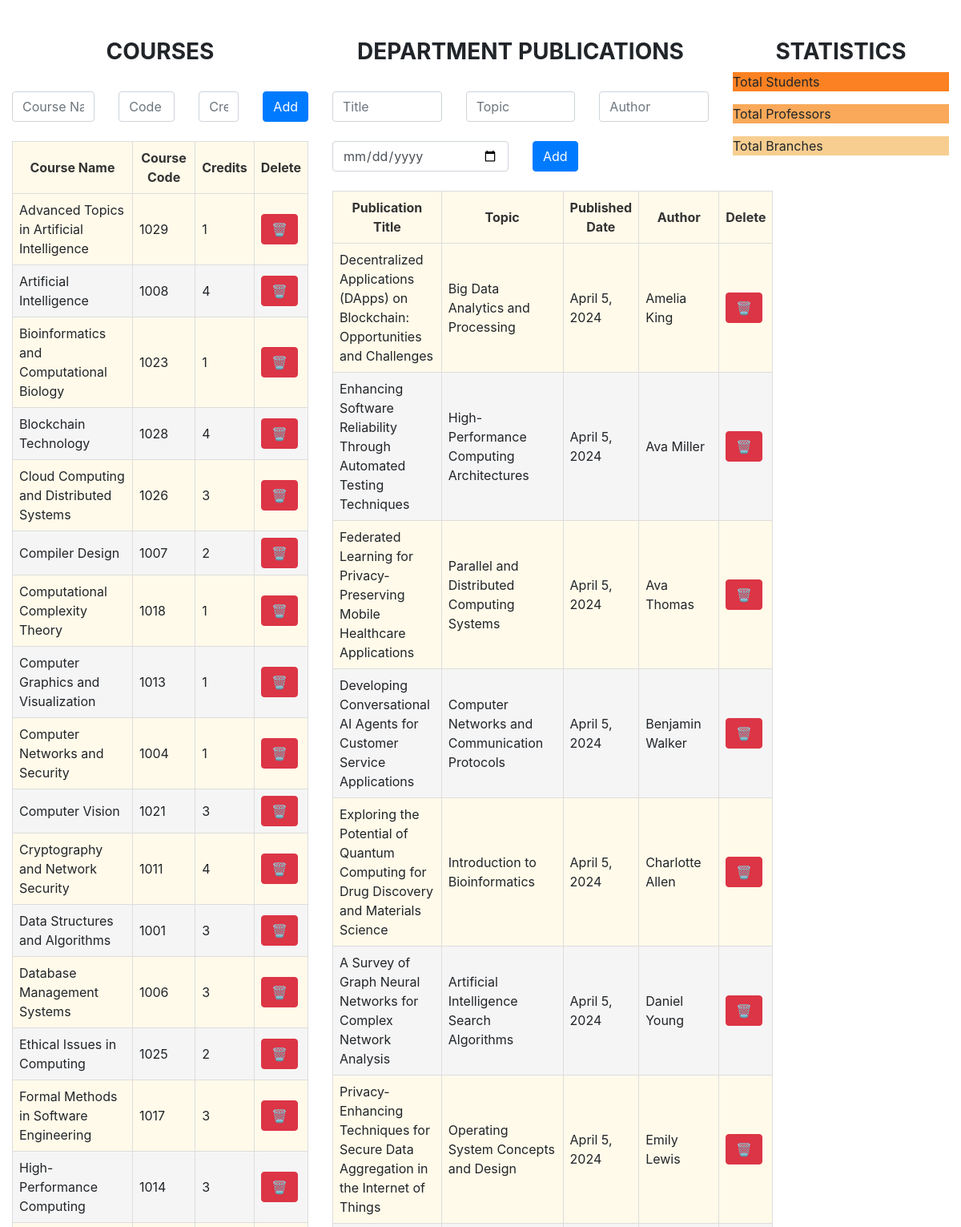
Page /partmagic/ (upper part) on the committed database.
### partmagic/models.py (models this page shows)
class Courses(models.Model):
    class Meta:
        ordering = ['cname']
    cname = models.CharField(max_length=255)
    c_code = models.IntegerField()
    cred = models.IntegerField()

class Pubs(models.Model):
    class Meta:
        ordering = ['auth']
    auth = models.CharField(max_length=1024)
    pub_title = models.CharField(max_length=255)
    topic = models.CharField(max_length=255)
    pub_date = models.DateField()

### partmagic/views.py (the view)
# urls.py: path('partmagic/', include('partmagic.urls')),
def partmagic(request):
    data = Courses.objects.all().values()
    data2 = Pubs.objects.all().values()
    context = {
        'Courses':data,
        'Pubs':data2,
    }
    template = loader.get_template('base1.html')
    return HttpResponse(template.render(context=context,request=request))

### partmagic/templates/base1.html (shortened to what this page needs)
<!DOCTYPE html>
<html lang="en">
<head>
    <link href="https://stackpath.bootstrapcdn.com/bootstrap/4.5.2/css/bootstrap.min.css" rel="stylesheet">
</head>
<body>
    <div class="container-fluid">
        <div class="row">
            <div class="col-4"><br><br>
                <h3 class="text-center"><strong>COURSES</strong></h3><br>
                <form method="post" action="{% url 'add_course' %}">
                    <div class="row">
                        <div class="col-4">
                            <input type="text" class="form-control" placeholder="Course Name" name="cname"
                                aria-label="cname">
                        </div>
                        <div class="col-3">
                            <input type="text" class="form-control" placeholder="Code" name="c_code"
                                aria-label="c_code">
                        </div>
                        <div class="col">
                            <input type="text" class="form-control" placeholder="Credits" name="cred" aria-label="cred">
                        </div>
                        <div class="col">
                            <button class="btn btn-primary" type="submit">Add</button>
                        </div>
                    </div>
                </form>
                <br>
                <table>
                    <thead>
                        <tr>
                            <th>Course Name</th>
                            <th>Course Code</th>
                            <th>Credits</th>
                            <th>Delete</th>
                        </tr>
                    </thead>
                    <tbody>
                        {% for pub in Courses %}
                        <tr>
                            <td>{{ pub.cname }}</td>
                            <td>{{ pub.c_code }}</td>
                            <td>{{ pub.cred }}</td>
                            <td>
                                <form method="post" action="{% url 'delete_course' pub.id %}">
                                    <button class="btn btn-danger" type="submit">🗑</button>
                                </form>
                            </td>
                        </tr>
                        {% endfor %}
                    </tbody>
                </table>
            </div>
            <div class="col-5">
                <br><br>
                <h3 class="text-center"><strong>DEPARTMENT PUBLICATIONS</strong></h3><br>
                <form method="post" action="{% url 'add_pub' %}">
                    <div class="row">
                        <div class="col">
                            <input type="text" class="form-control" placeholder="Title" name="pub_title" required
                                aria-label="pub_title">
                        </div>
                        <div class="col">
                            <input type="text" class="form-control" placeholder="Topic" name="topic" aria-label="topic"
                                required>
                        </div>
                        <div class="col">
                            <input type="text" class="form-control" placeholder="Author" name="auth" aria-label="auth"
                                required>
                        </div>
                    </div>
                    <br>
                    <div class="row">
                        <div class="col">
                            <input type="date" class="form-control" placeholder="Publication Date" name="pub_date"
                                aria-label="pub_date" id="pub_date" required>
                        </div>
                        <div class="col">
                            <button class="btn btn-primary" type="submit">Add</button>
                        </div>
                    </div>
                </form>
                <br>
                <table>
                    <thead>
                        <tr>
                            <th>Publication Title</th>
                            <th>Topic</th>
                            <th>Published Date</th>
                            <th>Author</th>
                            <th>Delete</th>
                        </tr>
                    </thead>
                    <tbody>
                        {% for pub in Pubs %}
                        <tr>
                            <td>{{ pub.pub_title }}</td>
                            <td>{{ pub.topic }}</td>
                            <td>{{ pub.pub_date }}</td>
                            <td>{{ pub.auth }}</td>
                            <td>
                                <form method="post" action="{% url 'delete_pub' pub.id %}">
                                    <button class="btn btn-danger" type="submit">🗑</button>
                                </form>
                            </td>
                        </tr>
                        {% endfor %}
                    </tbody>
                </table>
            </div>
            <div class="col-3">
                <br><br>
                <h3 class="text-center"><strong>STATISTICS</strong></h3>
                <div class="small-box" style="background-color: #fb8122">
                    <div class="inner">
                        <p>Total Students</p>
                    </div>
                </div>
                <div class="small-box" style="background-color: #f9a959;">
                    <div class="inner">
                        <p>Total Professors</p>
                    </div>
                </div>
                <div class="small-box" style="background-color: #f7ce90;">
                    <div class="inner">
                        <p>Total Branches</p>
                    </div>
                </div>
            </div>
        </div>
    </div>
</body>
</html>

### partmagic/templates/base1.html (style rules this page uses)
table, tr, td, th { border: 1px solid #ddd; padding: 8px; }
th { text-align: center; font-size: 16px; color: #333; }
table { background-color: #fffaea; }
tr:nth-child(even) { background-color: #f5f5f5; }

### rows in the picture
Courses: cname "Advanced Topics in Artificial Intelligence", c_code "1029", cred "1"
Courses: cname "Artificial Intelligence", c_code "1008", cred "4"
Courses: cname "Bioinformatics and Computational Biology", c_code "1023", cred "1"
Courses: cname "Blockchain Technology", c_code "1028", cred "4"
Courses: cname "Cloud Computing and Distributed Systems", c_code "1026", cred "3"
Courses: cname "Compiler Design", c_code "1007", cred "2"
Courses: cname "Computational Complexity Theory", c_code "1018", cred "1"
Courses: cname "Computer Graphics and Visualization", c_code "1013", cred "1"
Courses: cname "Computer Networks and Security", c_code "1004", cred "1"
Courses: cname "Computer Vision", c_code "1021", cred "3"
Courses: cname "Cryptography and Network Security", c_code "1011", cred "4"
Courses: cname "Data Structures and Algorithms", c_code "1001", cred "3"
Courses: cname "Database Management Systems", c_code "1006", cred "3"
Courses: cname "Ethical Issues in Computing", c_code "1025", cred "2"
Courses: cname "Formal Methods in Software Engineering", c_code "1017", cred "3"
Courses: cname "High-Performance Computing", c_code "1014", cred "3"
Pubs: pub_title "Decentralized Applications (DApps) on Blockchain: Opportunities and Challenges", topic "Big Data Analytics and Processing", pub_date "April 5, 2024", auth "Amelia King"
Pubs: pub_title "Enhancing Software Reliability Through Automated Testing Techniques", topic "High-Performance Computing Architectures", pub_date "April 5, 2024", auth "Ava Miller"
Pubs: pub_title "Federated Learning for Privacy-Preserving Mobile Healthcare Applications", topic "Parallel and Distributed Computing Systems", pub_date "April 5, 2024", auth "Ava Thomas"
Pubs: pub_title "Developing Conversational AI Agents for Customer Service Applications", topic "Computer Networks and Communication Protocols", pub_date "April 5, 2024", auth "Benjamin Walker"
Pubs: pub_title "Exploring the Potential of Quantum Computing for Drug Discovery and Materials Science", topic "Introduction to Bioinformatics", pub_date "April 5, 2024", auth "Charlotte Allen"
Pubs: pub_title "A Survey of Graph Neural Networks for Complex Network Analysis", topic "Artificial Intelligence Search Algorithms", pub_date "April 5, 2024", auth "Daniel Young"
Pubs: pub_title "Privacy-Enhancing Techniques for Secure Data Aggregation in the Internet of Things", topic "Operating System Concepts and Design", pub_date "April 5, 2024", auth "Emily Lewis"
